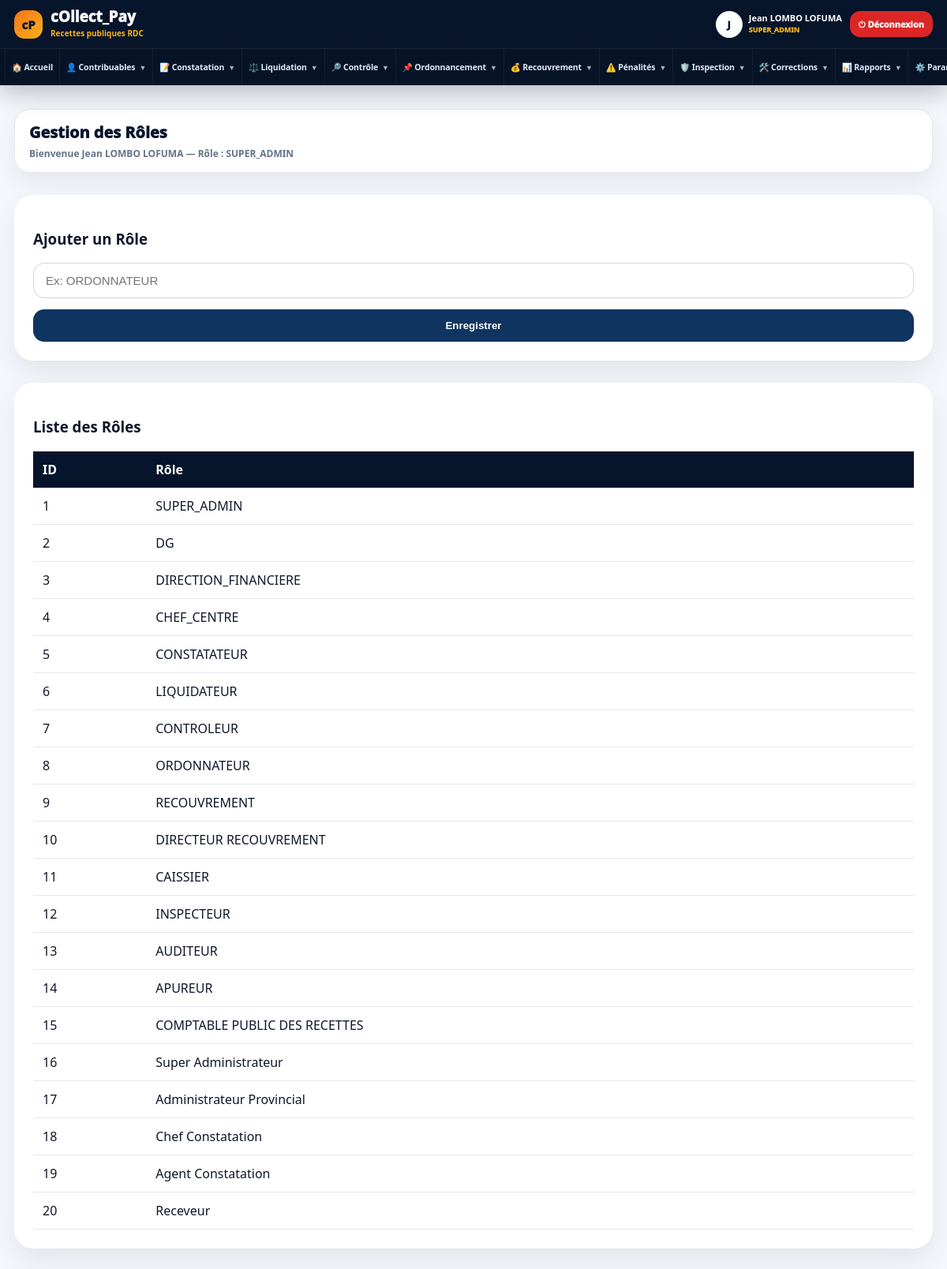
The app's page /modules/administration/roles.php (signed in) with its own data.
### tables this page shows
CREATE TABLE `roles` (
  `id` int(11) NOT NULL,
  `nom_role` varchar(80) NOT NULL,
  `description` text DEFAULT NULL,
  `statut` enum('actif','inactif') DEFAULT 'actif',
  `created_at` timestamp NOT NULL DEFAULT current_timestamp(),
  `updated_at` datetime DEFAULT NULL
);

### modules/administration/roles.php (the view, shortened to what this page needs)
<?php
require_once "../../config/database.php";
$roles = $pdo->query("SELECT * FROM roles ORDER BY id ASC")->fetchAll();
?>
<!DOCTYPE html>
<html lang="fr">
<head>
    <link rel="stylesheet" href="/collect_pay/assets/css/admin.css">
</head>
<body>
<div class="admin-layout">
    <?php require_once "../../includes/sidebar.php"; ?>
    <main class="main-content">
        <?php require_once "../../includes/topbar.php"; ?>
        <div class="panel">
            <h3>Ajouter un Rôle</h3>
            <form method="POST">
                <input type="text" name="nom_role" placeholder="Ex: ORDONNATEUR" required>
                <button type="submit">Enregistrer</button>
            </form>
        </div>
        <div class="panel">
            <h3>Liste des Rôles</h3>
            <table class="table-premium">
                <tr>
                    <th>ID</th>
                    <th>Rôle</th>
                </tr>
                <?php foreach ($roles as $r): ?>
                    <tr>
                        <td><?= $r['id'] ?></td>
                        <td><?= htmlspecialchars($r['nom_role']) ?></td>
                    </tr>
                <?php endforeach; ?>
            </table>
        </div>
    </main>
</div>
</body>
</html>

### assets/css/admin.css (style rules this page uses)
* { box-sizing: border-box; }
body { margin: 0; font-family: 'Segoe UI', sans-serif; background: #f4f7fb; color: #1f2937; }
.admin-layout { min-height: 100vh; }
.main-content { margin-left: 280px; width: calc(100% - 280px); padding: 28px; transition: all .35s ease; }
.panel { background: white; border-radius: 24px; padding: 24px; margin-top: 28px; box-shadow: 0 15px 35px rgba(0,0,0,.08); }
.table-premium { width: 100%; border-collapse: collapse; }
.table-premium th { background: #06152b; color: white; padding: 12px; text-align: left; }
.table-premium td { padding: 12px; border-bottom: 1px solid #e5e7eb; }
form { display: grid; gap: 14px; }
form input, form select, form textarea { padding: 13px 15px; border: 1px solid #d1d5db; border-radius: 14px; font-size: 15px; width: 100%; }
form button, .btn { background: #0f3460; color: white; border: none; padding: 13px 18px; border-radius: 14px; font-weight: 900; cursor: pointer; text-decoration: none; display: inline-block; }

### includes/sidebar.php (style rules this page uses)
:root { --cp-navy:#06152b;--cp-blue:#0f3460;--cp-gold:#f6b21a;--cp-bg:#f4f7fb;--cp-border:#e5e7eb;--cp-text:#0f172a;--cp-muted:#64748b }
html,body { margin:0!important;padding:0!important;background:var(--cp-bg)!important;font-family:'Segoe UI',Arial,sans-serif!important;color:var(--cp-text)!important;overflow-x:hidden!important }
.admin-layout { min-height:100vh!important;display:block!important }
.main-content,.cp-main,main { margin-left:0!important;width:100%!important;max-width:100%!important;min-height:100vh!important;padding:0 18px 26px!important }

### records on screen
roles: id "1", nom_role "SUPER_ADMIN"
roles: id "2", nom_role "DG"
roles: id "3", nom_role "DIRECTION_FINANCIERE"
roles: id "4", nom_role "CHEF_CENTRE"
roles: id "5", nom_role "CONSTATATEUR"
roles: id "6", nom_role "LIQUIDATEUR"
roles: id "7", nom_role "CONTROLEUR"
roles: id "8", nom_role "ORDONNATEUR"
roles: id "9", nom_role "RECOUVREMENT"
roles: id "10", nom_role "DIRECTEUR RECOUVREMENT"
roles: id "11", nom_role "CAISSIER"
roles: id "12", nom_role "INSPECTEUR"
roles: id "13", nom_role "AUDITEUR"
roles: id "14", nom_role "APUREUR"
roles: id "15", nom_role "COMPTABLE PUBLIC DES RECETTES"
roles: id "16", nom_role "Super Administrateur"
roles: id "17", nom_role "Administrateur Provincial"
roles: id "18", nom_role "Chef Constatation"
roles: id "19", nom_role "Agent Constatation"
roles: id "20", nom_role "Receveur"

### other values on screen
substr($nom,0,1) "J"
$nom "Jean LOMBO LOFUMA"
$role "SUPER_ADMIN"
$page_title "Gestion des Rôles"
